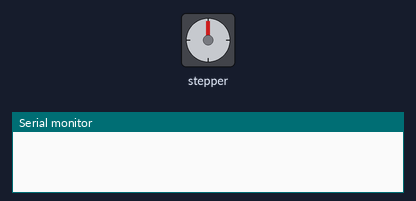
Bench run of a sketch on a simulated Arduino Uno, built with avr-gcc and run on an emulated ATmega328P. Parts: stepper motor, the last lines printed to the serial monitor. Wiring (inferred from the names in the program): stepper motor driver (200 steps per turn assumed): step pin 7; direction pin 4; enable pin 10.

Above: at 0.1 s.
At 4.6 s:
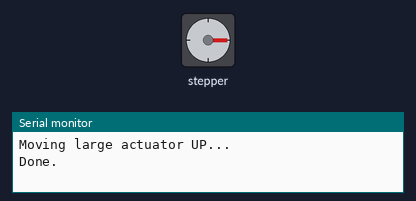
Timing chart, 0 to 6.1 s (numbered marks = the images above):
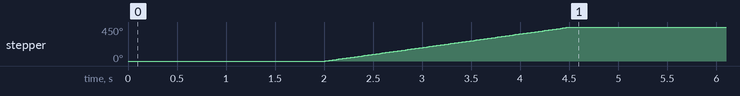

The sketch:

chat_move.ino
```cpp
// Large system stepper driver
const int largeStepPin = 7;
const int largeDirPin  = 4;
const int largeEnablePin = 10;

// Screw parameters
const int largeStepsPerRev = 200;
const float largeLeadMmPerRev = 8.0;
const float largeStepsPerMm = largeStepsPerRev / largeLeadMmPerRev;

// Distance to move (change this)
float x_large_mm = 10.0;

// Speed (increase if vibrating)
int stepDelayUs = 5000;

// --------------------

void setup() {
  Serial.begin(9600);

  pinMode(largeStepPin, OUTPUT);
  pinMode(largeDirPin, OUTPUT);
  pinMode(largeEnablePin, OUTPUT);

  digitalWrite(largeEnablePin, HIGH); // start disabled

  delay(2000); // give time before starting

  Serial.println("Moving large actuator UP...");

  moveLargeUp(x_large_mm);

  Serial.println("Done.");
}

void loop() {
  // do nothing
}

// --------------------

void moveLargeUp(float distance_mm) {
  digitalWrite(largeEnablePin, LOW); // enable motor
  delay(10);

  long stepsToMove = round(distance_mm * largeStepsPerMm);

  // TRUE = UP (change if wrong direction)
  digitalWrite(largeDirPin, HIGH);

  delayMicroseconds(100);

  for (long i = 0; i < stepsToMove; i++) {
    digitalWrite(largeStepPin, HIGH);
    delayMicroseconds(stepDelayUs);

    digitalWrite(largeStepPin, LOW);
    delayMicroseconds(stepDelayUs);
  }

  digitalWrite(largeEnablePin, HIGH); // disable motor
}
```

Measured:
- by itself, stepper: turns 450° clockwise in 2.5 s
